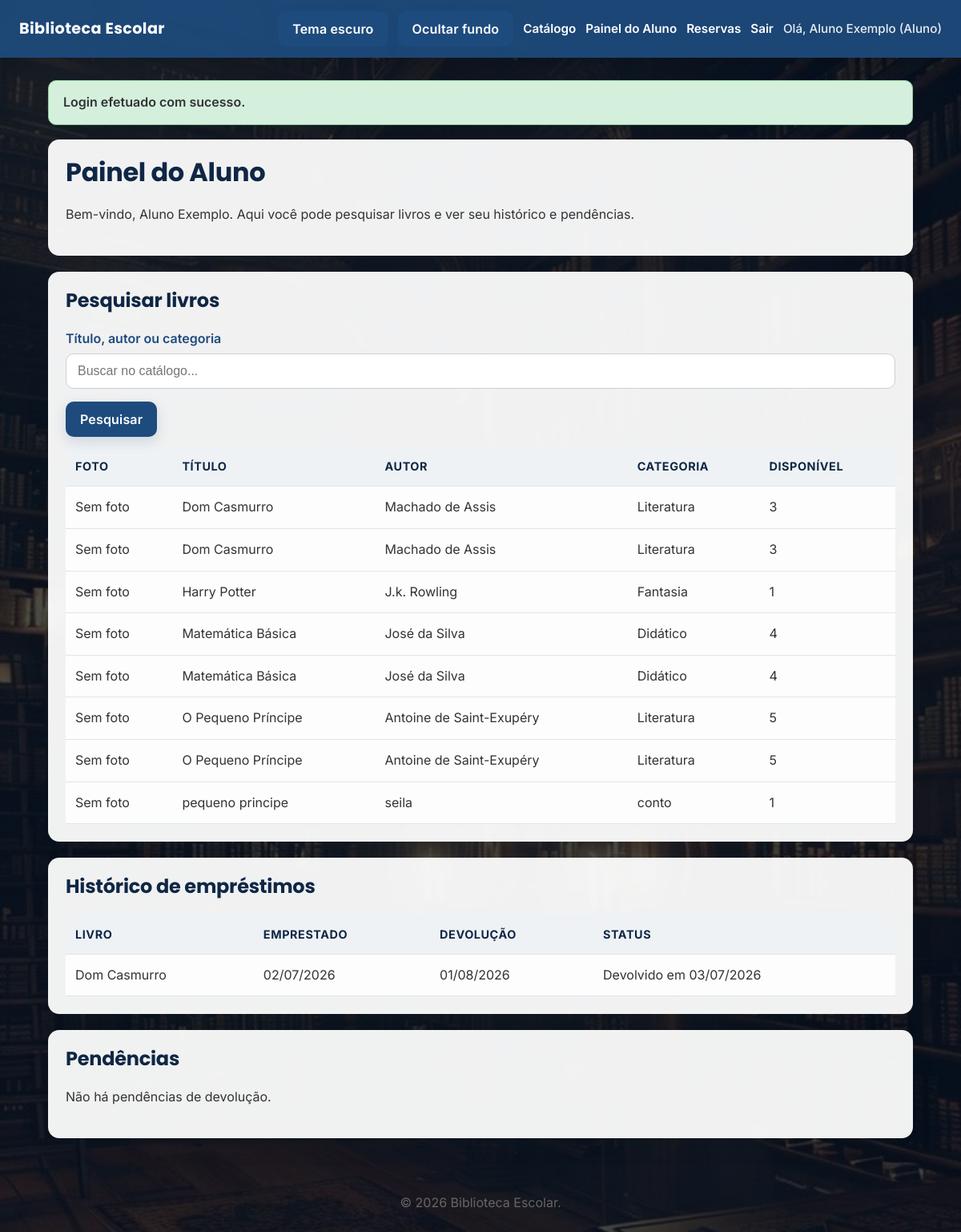
The app's page /student_dashboard.php (signed in), older data.
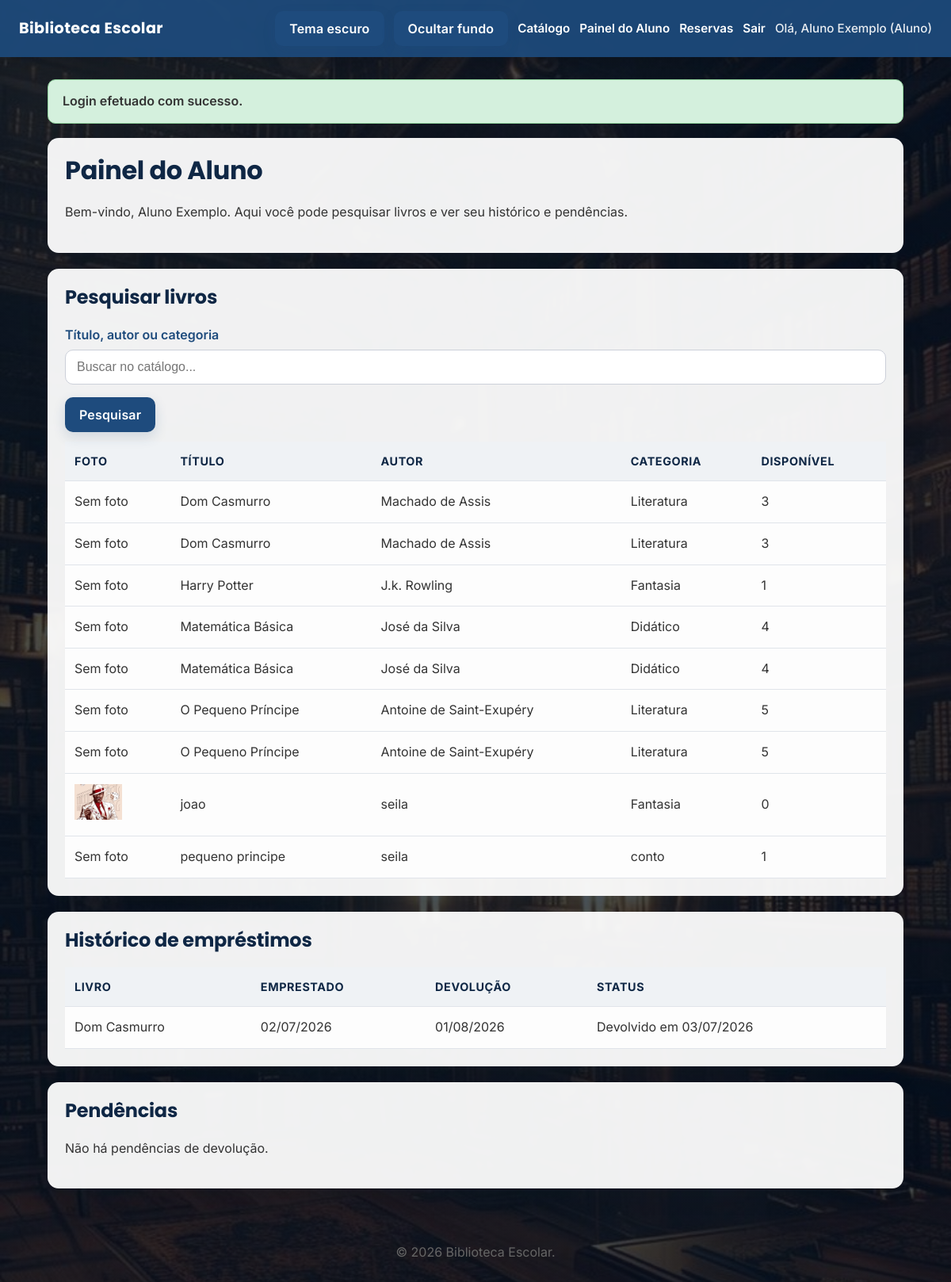
The same page, newer data.
### tables this page shows
CREATE TABLE books (
        id INTEGER PRIMARY KEY AUTOINCREMENT,
        title TEXT NOT NULL,
        author TEXT NOT NULL,
        category TEXT NOT NULL,
        isbn TEXT,
        publisher TEXT,
        year INTEGER,
        quantity INTEGER NOT NULL DEFAULT 0,
        shelf TEXT,
        internal_code TEXT,
        cover_path TEXT,
        created_at TEXT NOT NULL DEFAULT CURRENT_TIMESTAMP
    );

### includes/auth.php (called while the page is built, shortened)
<?php
function current_user(): ?array
{
    return $_SESSION['user'] ?? null;
}
function user_has_role(string|array $role): bool
{
    $user = current_user();
    $roles = is_array($role) ? $role : [$role];
    return in_array($user['role_name'], $roles, true);
}

### includes/functions.php (called while the page is built, shortened)
<?php
require_once __DIR__ . '/auth.php';
function base_url(string $path = ''): string
{
    $base = BASE_URL;
    return rtrim($base, '/') . '/' . ltrim($path, '/');
}
function h(string $value): string
{
    return htmlspecialchars($value, ENT_QUOTES, 'UTF-8');
}
function format_date(string $value): string
{
    return date('d/m/Y', strtotime($value));
}

### student_dashboard.php (the view, shortened to what this page needs)
<?php
require_once __DIR__ . '/includes/auth.php';
require_once __DIR__ . '/includes/functions.php';
$db = get_db();
$search = trim($_GET['search'] ?? '');
$searchQuery = '';
$params = [];
$books = $db->prepare('SELECT id, title, author, category, quantity, cover_path FROM books ' . $searchQuery . ' ORDER BY title');
$books->execute($params);
$books = $books->fetchAll();
$user = current_user();
$userId = (int)$user['id'];
$history = $db->prepare('SELECT l.id, b.title, l.loaned_at, l.due_date, l.returned_at FROM loans l JOIN books b ON l.book_id = b.id WHERE l.user_id = :user_id ORDER BY l.loaned_at DESC');
$history->execute([':user_id' => $userId]);
$history = $history->fetchAll();
$overdue = $db->prepare('SELECT l.id, b.title, l.loaned_at, l.due_date FROM loans l JOIN books b ON l.book_id = b.id WHERE l.user_id = :user_id AND l.returned_at IS NULL AND l.due_date < DATE("now") ORDER BY l.due_date ASC');
$overdue->execute([':user_id' => $userId]);
$overdue = $overdue->fetchAll();
require_once __DIR__ . '/includes/header.php';
?>
<div class="card">
    <h1>Painel do Aluno</h1>
    <p>Bem-vindo, <?php echo h($user['name']); ?>. Aqui você pode pesquisar livros e ver seu histórico e pendências.</p>
</div>
<div class="card">
    <h2>Pesquisar livros</h2>
    <form method="get" action="student_dashboard.php">
        <div class="form-group">
            <label for="search">Título, autor ou categoria</label>
            <input type="text" id="search" name="search" value="<?php echo h($search); ?>" placeholder="Buscar no catálogo...">
        </div>
        <input type="submit" value="Pesquisar">
    </form>
    <?php if ($books === []): ?>
        <p>Nenhum livro encontrado.</p>
    <?php else: ?>
        <table>
            <thead>
                <tr>
                    <th>Foto</th>
                    <th>Título</th>
                    <th>Autor</th>
                    <th>Categoria</th>
                    <th>Disponível</th>
                </tr>
            </thead>
            <tbody>
                <?php foreach ($books as $book): ?>
                    <tr>
                        <td>
                            <?php if (!empty($book['cover_path'])): ?>
                                <img src="<?php echo h(base_url($book['cover_path'])); ?>" alt="Foto do livro" style="max-width: 60px; max-height: 60px; object-fit: cover;">
                            <?php else: ?>
                                <span>Sem foto</span>
                            <?php endif; ?>
                        </td>
                        <td><?php echo h($book['title']); ?></td>
                        <td><?php echo h($book['author']); ?></td>
                        <td><?php echo h($book['category']); ?></td>
                        <td><?php echo (int)$book['quantity']; ?></td>
                    </tr>
                <?php endforeach; ?>
            </tbody>
        </table>
    <?php endif; ?>
</div>
<div class="card">
    <h2>Histórico de empréstimos</h2>
    <?php if (empty($history)): ?>
        <p>Você ainda não possui histórico de empréstimos.</p>
    <?php else: ?>
        <table>
            <thead>
                <tr>
                    <th>Livro</th>
                    <th>Emprestado</th>
                    <th>Devolução</th>
                    <th>Status</th>
                </tr>
            </thead>
            <tbody>
                <?php foreach ($history as $item): ?>
                    <tr>
                        <td><?php echo h($item['title']); ?></td>
                        <td><?php echo h(format_date($item['loaned_at'])); ?></td>
                        <td><?php echo h(format_date($item['due_date'])); ?></td>
                        <td>
                            <?php if ($item['returned_at']): ?>
                                Devolvido em <?php echo h(format_date($item['returned_at'])); ?>
                            <?php elseif (strtotime($item['due_date']) < time()): ?>
                                Atrasado
                            <?php else: ?>
                                Ativo
                            <?php endif; ?>
                        </td>
                    </tr>
                <?php endforeach; ?>
            </tbody>
        </table>
    <?php endif; ?>
</div>
<div class="card">
    <h2>Pendências</h2>
    <?php if (empty($overdue)): ?>
        <p>Não há pendências de devolução.</p>
    <?php endif; ?>
</div>
<?php require_once __DIR__ . '/includes/footer.php';

Row changes from the older to the newer data that the page shows:
added books: cover_path (picture), title "joao", author "seila", category "Fantasia", quantity "0"
